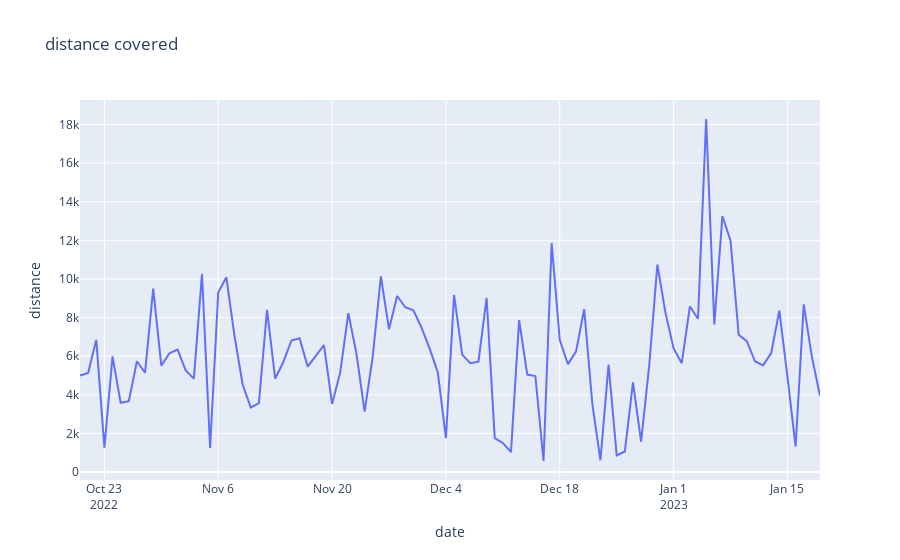

The notebook cell saved with this chart:
### Code cell
fig= px.line(data_frame=activity, x="date", y="distance", title="distance covered")

fig.show()
